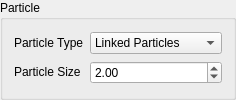
             <widget class="QGroupBox" name="particlesBox">
              <property name="sizePolicy">
               <sizepolicy hsizetype="Expanding" vsizetype="Fixed">
                <horstretch>0</horstretch>
                <verstretch>0</verstretch>
               </sizepolicy>
              </property>
              <property name="minimumSize">
               <size>
                <width>0</width>
                <height>0</height>
               </size>
              </property>
              <property name="title">
               <string>Particle</string>
              </property>
              <layout class="QGridLayout" name="gridLayout">
               <item row="0" column="0">
                <widget class="QLabel" name="label_particle_type">
                 <property name="sizePolicy">
                  <sizepolicy hsizetype="Expanding" vsizetype="Fixed">
                   <horstretch>0</horstretch>
                   <verstretch>0</verstretch>
                  </sizepolicy>
                 </property>
                 <property name="text">
                  <string>Particle Type</string>
                 </property>
                </widget>
               </item>
               <item row="1" column="1">
                <widget class="QDoubleSpinBox" name="m_particleSize">
                 <property name="sizePolicy">
                  <sizepolicy hsizetype="Expanding" vsizetype="Fixed">
                   <horstretch>0</horstretch>
                   <verstretch>0</verstretch>
                  </sizepolicy>
                 </property>
                 <property name="minimum">
                  <double>0.100000000000000</double>
                 </property>
                 <property name="maximum">
                  <double>100.000000000000000</double>
                 </property>
                 <property name="value">
                  <double>2.000000000000000</double>
                 </property>
                </widget>
               </item>
               <item row="0" column="1">
                <widget class="QComboBox" name="m_particleType">
                 <property name="sizePolicy">
                  <sizepolicy hsizetype="Expanding" vsizetype="Fixed">
                   <horstretch>0</horstretch>
                   <verstretch>0</verstretch>
                  </sizepolicy>
                 </property>
                 <item>
                  <property name="text">
                   <string>Linked Particles</string>
                  </property>
                 </item>
                 <item>
                  <property name="text">
                   <string>Growth Particles</string>
                  </property>
                 </item>
                 <item>
                  <property name="text">
                   <string>Automata Particles</string>
                  </property>
                 </item>
                </widget>
               </item>
               <item row="1" column="0">
                <widget class="QLabel" name="label_particle_size">
                 <property name="sizePolicy">
                  <sizepolicy hsizetype="Expanding" vsizetype="Fixed">
                   <horstretch>0</horstretch>
                   <verstretch>0</verstretch>
                  </sizepolicy>
                 </property>
                 <property name="text">
                  <string>Particle Size</string>
                 </property>
                </widget>
               </item>
              </layout>
             </widget>
